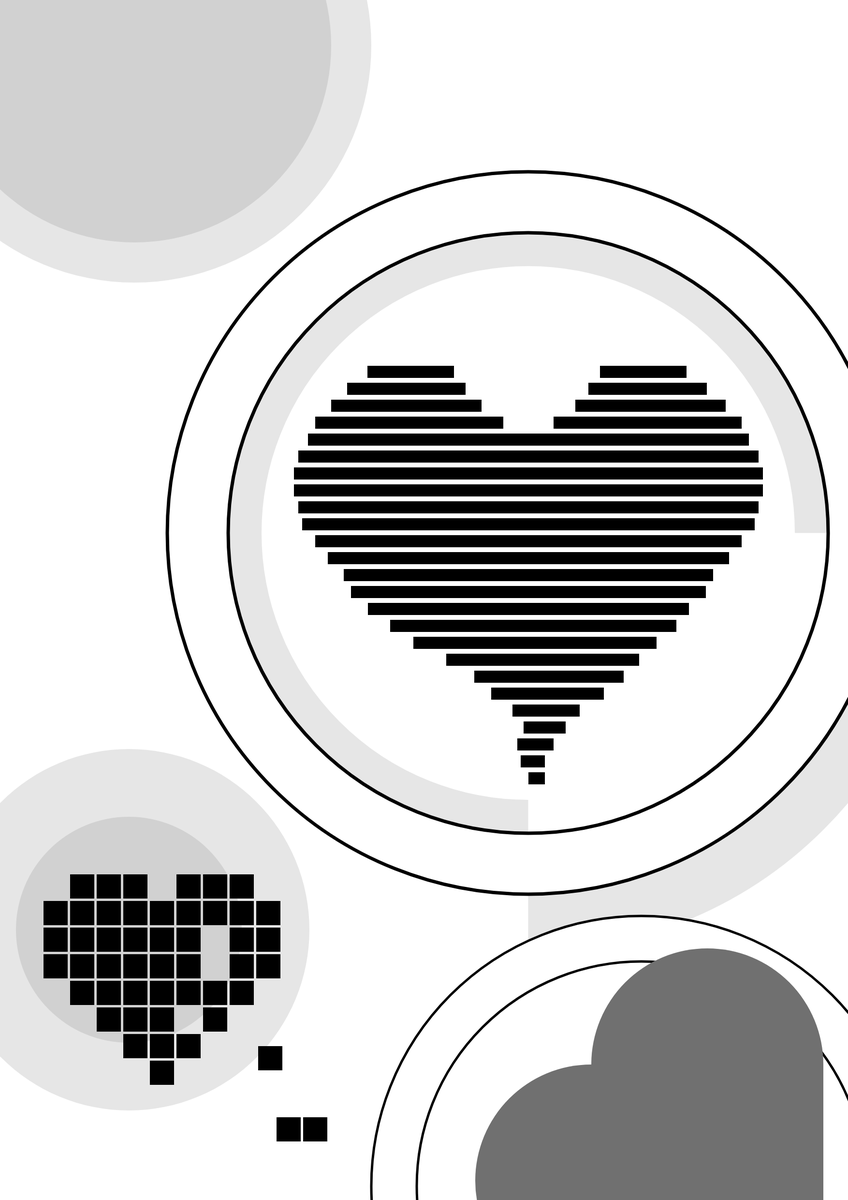
Frame 1 (no input)
Frame 60 (no input): identical to frame 1, image omitted
Frame 120 (the mouse pressed at the canvas centre since frame 60): identical to frame 1, image omitted

The p5.js sketch that drew this single still picture (run headless with seeded random() and noise() and a simulated clock; from frame 60 on, the mouse is pressed at the canvas centre):

// p5.js sketch
// ── sketch.js
function setup() {
  createCanvas(1754, 2480);
}

function draw() {
  background(255);

  noStroke();
  fill(230);
  ellipse(-212+980/2, -396+980/2, 980);
  ellipse(-107+747/2, 1548+747/2, 747);

  fill(209);
  ellipse(-129+814/2, -313+814/2, 814);
  ellipse(33+467/2, 1688+467/2, 467);

  stroke(230)
  strokeWeight(69)
  strokeCap(SQUARE);
  noFill();
  arc(472+1241/2, 481+1241/2, 1241-69, 1241-69, PI/2, 0)
  strokeWeight(119);
  arc(227+1731/2, 236+1731/2, 1731-119, 1731-119, 0, PI/2)

  stroke(0);
  strokeWeight(7)
  noFill();
  ellipse(346+1493/2, 355+1493/2, 1493);
  ellipse(472+1241/2, 481+1241/2, 1241);
  
  strokeWeight(5);
  fill(255);
  ellipse(768+1117/2, 1893+1117/2, 1117);
  ellipse(862+929/2, 1987+929/2, 929);

  fill(112);
  noStroke();
  ellipse(1223+480/2, 1960+480/2, 480);
  ellipse(983+480/2, 2200+480/2, 480);
  rect(1223, 2200, 480);

  fill(0);
  noStroke();
  rect(760, 756, 179, 25);
  rect(1241, 756, 179, 25);
  rect(718, 791, 245, 25);
  rect(1217, 791, 245, 25);
  rect(685, 826, 311, 25);
  rect(1190, 826, 311, 25);
  rect(652, 861, 389, 25);
  rect(1145, 861, 389, 25);
  rect(637, 896, 912, 25);
  rect(617, 931, 952, 25);
  rect(608, 966, 970, 25);
  rect(608, 1001, 970, 25);
  rect(617, 1036, 952, 25);
  rect(625, 1071, 936, 25);
  rect(652, 1106, 882, 25);
  rect(678, 1141, 830, 25);
  rect(711, 1176, 764, 25);
  rect(726, 1211, 734, 25);
  rect(761, 1246, 664, 25);
  rect(807, 1281, 592, 25);
  rect(855, 1316, 503, 25);
  rect(923, 1351, 399, 25);
  rect(981, 1386, 309, 25);
  rect(1016, 1421, 233, 25);
  rect(1060, 1456, 139, 25);
  rect(1083, 1491, 87, 25);
  rect(1070, 1526, 75, 25);
  rect(1077, 1561, 50, 25);
  rect(1093, 1596, 34, 25);

  rect(145, 1807, 50);
  rect(200, 1807, 50);
  rect(255, 1807, 50);
  rect(365, 1807, 50);
  rect(420, 1807, 50);
  rect(475, 1807, 50);
  rect(145, 1862, 50);
  rect(200, 1862, 50);
  rect(255, 1862, 50);
  rect(365, 1862, 50);
  rect(420, 1862, 50);
  rect(475, 1862, 50);
  rect(90, 1862, 50);
  rect(310, 1862, 50);
  rect(530, 1862, 50);
  rect(145, 1917, 50);
  rect(200, 1917, 50);
  rect(255, 1917, 50);
  rect(365, 1917, 50);
  rect(475, 1917, 50);
  rect(90, 1917, 50);
  rect(310, 1917, 50);
  rect(530, 1917, 50);
  rect(145, 1972, 50);
  rect(200, 1972, 50);
  rect(255, 1972, 50);
  rect(365, 1972, 50);
  rect(475, 1972, 50);
  rect(90, 1972, 50);
  rect(310, 1972, 50);
  rect(530, 1972, 50);
  rect(145, 2027, 50);
  rect(200, 2027, 50);
  rect(255, 2027, 50);
  rect(365, 2027, 50);
  rect(475, 2027, 50);
  rect(310, 2027, 50);
  rect(420, 2027, 50);
  rect(200, 2082, 50);
  rect(255, 2082, 50);
  rect(310, 2082, 50);
  rect(420, 2082, 50);
  rect(255, 2137, 50);
  rect(310, 2137, 50);
  rect(365, 2137, 50);
  rect(310, 2192, 50);
  rect(534, 2162, 50);
  rect(572, 2309, 50);
  rect(627, 2309, 50);

}
